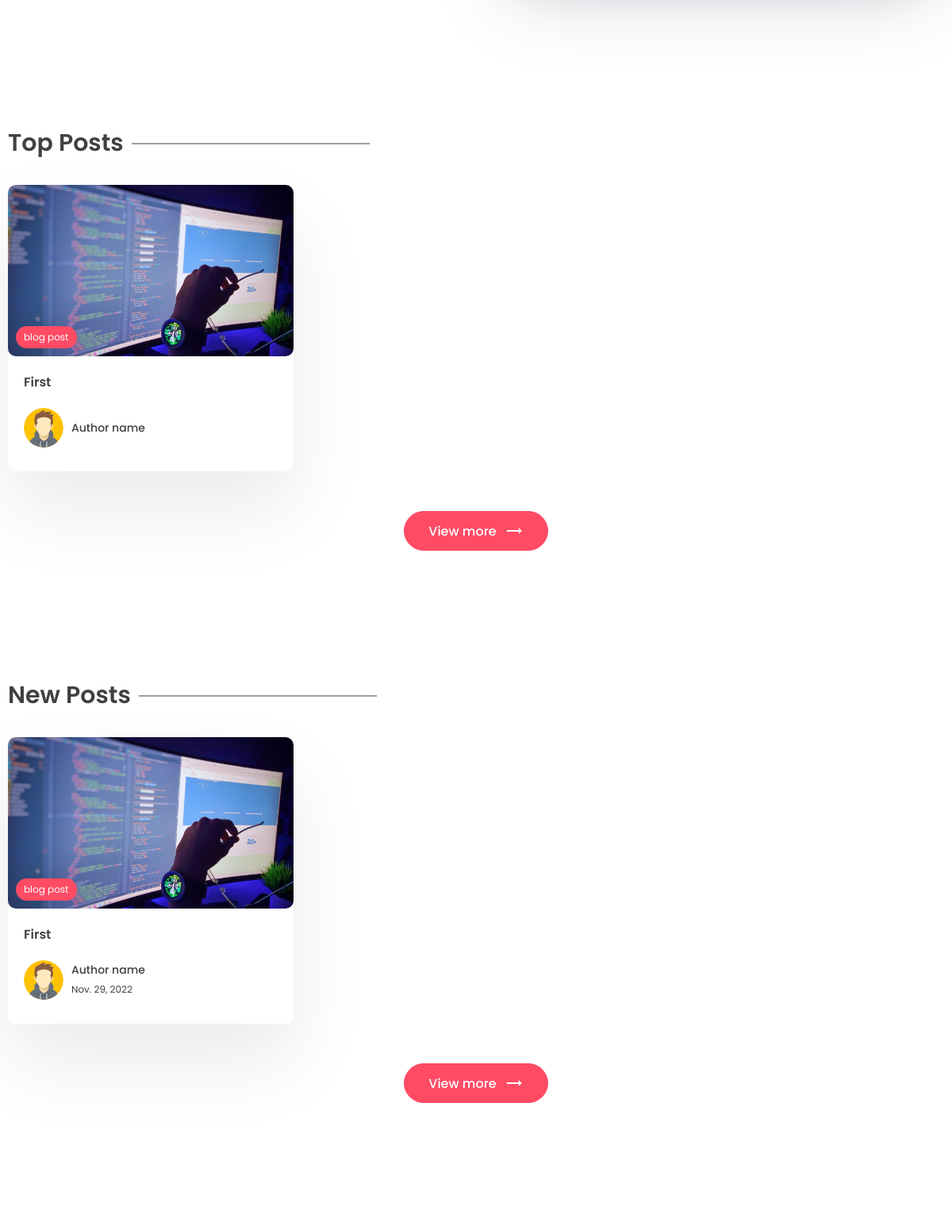
Before: / (middle part) with the older database file.
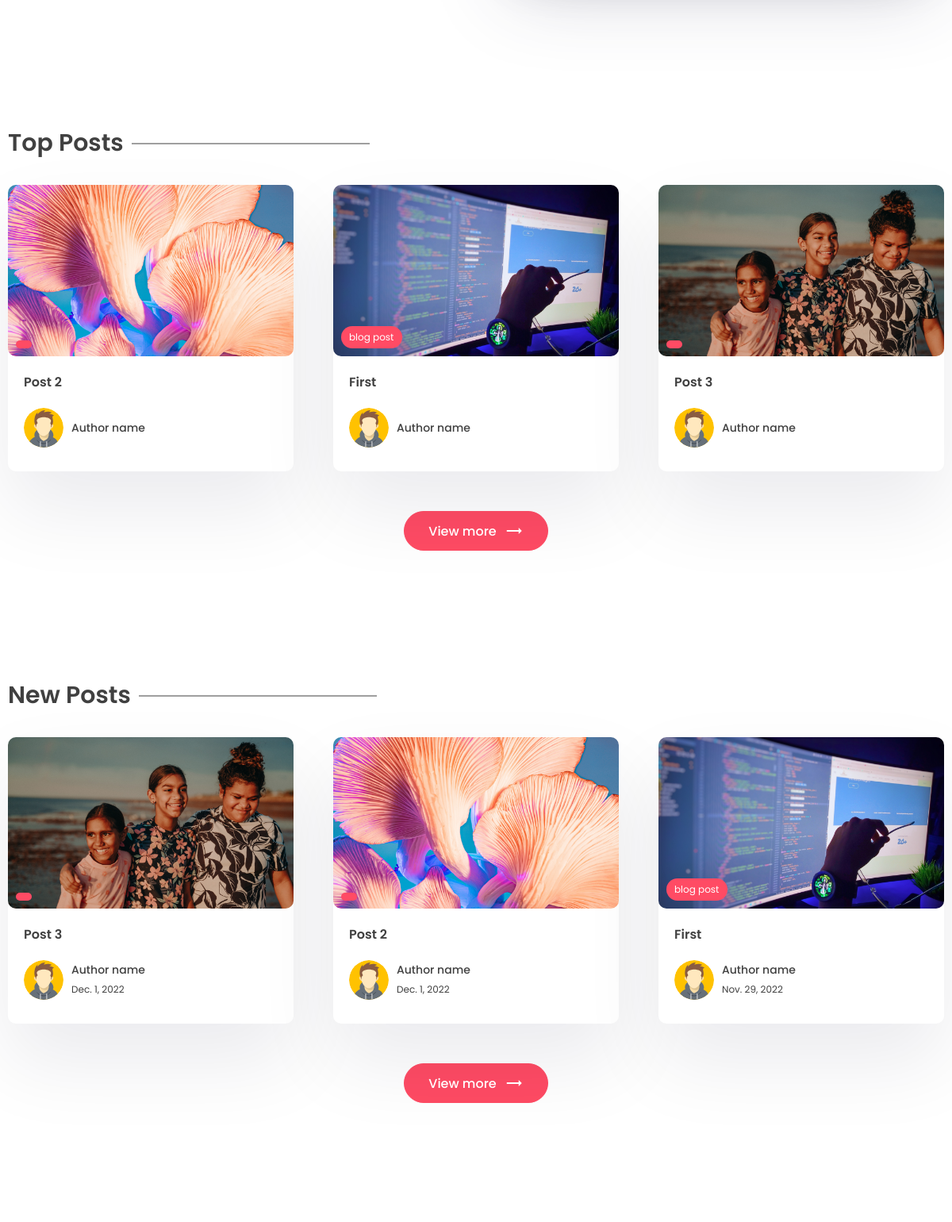
After: the same page with the newer database file.
### app/models.py (models this page shows, shortened)
class Post(models.Model):
    title = models.CharField(max_length=200)
    content = models.TextField()
    last_modified = models.DateTimeField(auto_now_add=True)
    slug = models.SlugField(max_length=200, unique=True)
    image = models.ImageField(null=True, blank=True, upload_to="images/")
    tags = models.ManyToManyField(Tag, blank=True, related_name="post")
    view_count = models.IntegerField(null=True, blank=True)

class Tag(models.Model):
	name = models.CharField(max_length=100)
	description = models.CharField(max_length=100)
	slug = models.SlugField(max_length=200, unique=True)
	"""
	Override the default slug save method, if the slug is not specified
	then create a slug using slugify. Save the new slug with return super().save()
	"""
	def save(self, *args, **kwargs):
		if not self.id:
			self.slug = slugify(self.name)
		return super(Tag, self).save(*args, **kwargs)

### app/views.py (the view)
# urls.py: path('', views.index, name='index'),
def index(request):
    posts = Post.objects.all()
    top_posts = Post.objects.all().order_by('-view_count')[0:3]
    recent_posts = Post.objects.all().order_by('-last_modified')[0:3]
    context = {'posts': posts, 'top_posts': top_posts, 'recent_posts': recent_posts}
    return render(request, 'app/index.html', context)

### app/templates/app/index.html (shortened to what this page needs)
{% extends 'base.html' %}
{% block content%}
    <section class="sp">
    </section>
    <section class="sp">
      <div class="container">
        <h1 class="sec-title">Top Posts</h1>
        <div class="grid-3">
				{% for post in top_posts %}
          <a href="{% url 'post_page' post.slug %}">
            <div class="card">
              <div class="post-img">
                <img src="{{post.image.url}}" alt="" />
                <div class="tag">{{post.tags.all.0.name}}</div>
              </div>
              <div class="card-content">
                <h3>
								{{post.title}}
                </h3>
                <div class="author">
                  <div class="profile-pic">
                    <img src="images/author.svg" alt="" />
                  </div>
                  <div class="details">
                    <p>Author name</p>
                  </div>
                </div>
              </div>
            </div>
          </a>
				{% endfor %}
        </div>
        <center>
          <a href=""><button class="btn btn-primary rounded view">
            View more <span class="material-icons"> trending_flat </span>
          </button></a>
        </center>
      </div>
    </section>
    <section class="sp">
      <div class="container">
        <h1 class="sec-title">New Posts</h1>
        <div class="grid-3">
			{% for post in recent_posts %}
          <a href="{% url 'post_page' post.slug %}">
            <div class="card">
              <div class="post-img">
                <img src="{{post.image.url}}" alt="" />
                <div class="tag">{{post.tags.all.0.name}}</div>
              </div>
              <div class="card-content">
                <h3>
									{{post.title}}
                </h3>
                <div class="author">
                  <div class="profile-pic">
                    <img src="images/author.svg" alt="author.image" />
                  </div>
                  <div class="details">
                    <p>Author name</p>
                    <small>{{post.last_modified | date }}</small>
                  </div>
                </div>
              </div>
            </div>
          </a>
					{% endfor %}
        </div>
        <center>
          <a href=""><button class="btn btn-primary rounded view">
            View more <span class="material-icons"> trending_flat </span>
          </button></a>
        </center>
      </div>
    </section>
	{% endblock content %}

### templates/base.html (shortened to what this page needs)
{% load static %}
<!DOCTYPE html>
<html lang="en">
  <head>
    <link rel="stylesheet" href="{% static 'app/style.css'%}" />
    <link
      rel="stylesheet"
      href="https://unicons.iconscout.com/release/v2.1.6/css/unicons.css"
    />
    <link
      rel="stylesheet"
      href="https://cdnjs.cloudflare.com/ajax/libs/font-awesome/6.1.1/css/all.min.css"
    />
  </head>
  <body>
    <main>
			{% block content %}
			{% endblock content %}
    </main>
    <footer>
    </footer>
  </body>
</html>

### app/static/app/style.css (style rules this page uses)
* { margin: 0; padding: 0; box-sizing: border-box; text-decoration: none; border: none; outline: none; list-style: none; font-family: "Poppins", sans-serif; color: var(--black); }
:root { --red: #ff4b64; --black: #404040; --des: #555555; --shadow: #ffffff1a 0px 1px 1px 0px inset, #32325d40 0px 50px 100px -20px, #0000004d 0px 30px 60px -30px; --shadow2: rgba(17, 12, 46, 0.084) 0px 48px 100px 0px; }
html { font-size: 62.5%; }
[class*="grid"] { display: grid; }
img { width: 100%; }
.container { max-width: 1220px; margin: auto; padding: 0 10px; }
p, a { font-size: 1.6rem; color: var(--des); }
.btn { cursor: pointer; height: 5rem; padding: 0 3rem; font-size: 1.6rem; font-weight: 500; border: 1px solid var(--red); display: flex; align-items: center; justify-content: center; gap: 1rem; }
.btn span { color: white; }
.btn-primary { background: var(--red); color: white; }
.rounded { border-radius: 5rem; }
.sp { padding: 8rem 0; }
.post-img { height: 40rem; width: 100%; overflow: hidden; border-radius: 1rem; }
.post-img img { height: 100%; object-fit: cover; object-position: center; }
.sec-title { font-size: 3rem; font-weight: 600; position: relative; width: fit-content; margin-bottom: 3rem; }
.sec-title::after { content: ""; position: absolute; right: -31rem; height: 1px; width: 30rem; background: var(--black); top: 50%; transform: translateY(-50%); }
.grid-3 { grid-template-columns: repeat(3, 1fr); gap: 5rem; }
.card { background: white; box-shadow: var(--shadow2); border-radius: 1rem; cursor: pointer; transition: 0.3s; }
.post-img { position: relative; }
.tag { position: absolute; bottom: 1rem; left: 1rem; background: var(--red); color: white; border-radius: 5rem; padding: 0.5rem 1rem; font-size: 1.2rem; }
.card-content { padding: 2rem; padding-bottom: 3rem; }
.card h3 { font-size: 1.6rem; font-weight: 600; }
.card .post-img { width: 100%; height: unset; aspect-ratio: 1/0.6; }
.author { display: flex; align-items: center; gap: 1rem; margin-top: 2rem; }
.profile-pic { width: 5rem; aspect-ratio: 1/1; border-radius: 50%; overflow: hidden; }
.author p { color: var(--black); font-weight: 500; font-size: 1.4rem; }
.author small { color: var(--black); font-size: 1.2rem; }
.view { margin-top: 5rem; }
footer { padding: 5rem 0; margin-top: 5rem; }
main { padding-top: 10rem !important; }

Changed rows visible on the page:
added Post: image (picture), title "Post 2", last_modified "Dec. 1, 2022"
added Post: image (picture), title "Post 3", last_modified "Dec. 1, 2022"
